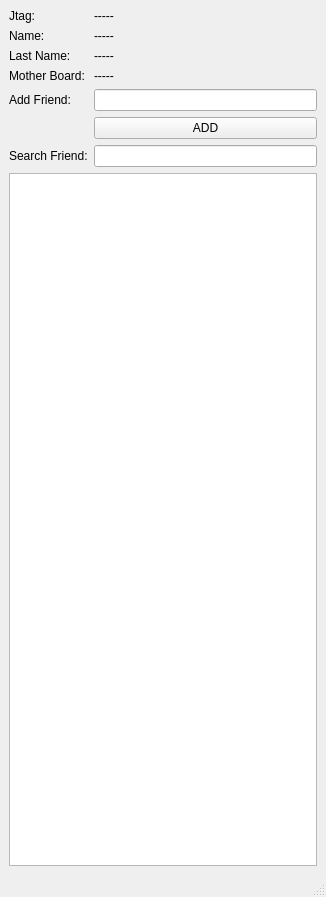
<?xml version="1.0" encoding="UTF-8"?>
<ui version="4.0">
 <class>mainWindow</class>
 <widget class="QMainWindow" name="mainWindow">
  <property name="geometry">
   <rect>
    <x>0</x>
    <y>0</y>
    <width>326</width>
    <height>897</height>
   </rect>
  </property>
  <property name="windowTitle">
   <string>JBM</string>
  </property>
  <property name="windowIcon">
   <iconset>
    <normaloff>../icon/Jicon.png</normaloff>../icon/Jicon.png</iconset>
  </property>
  <widget class="QWidget" name="centralwidget">
   <layout class="QHBoxLayout" name="horizontalLayout">
    <item>
     <layout class="QGridLayout" name="userDetails_grid">
      <item row="10" column="1" colspan="2">
       <widget class="QListView" name="listView"/>
      </item>
      <item row="3" column="1">
       <widget class="QLabel" name="motherBoard_label">
        <property name="text">
         <string>Mother Board:</string>
        </property>
       </widget>
      </item>
      <item row="2" column="2">
       <widget class="QLabel" name="lastName_text">
        <property name="text">
         <string>-----</string>
        </property>
       </widget>
      </item>
      <item row="3" column="2">
       <widget class="QLabel" name="motherBoard_text">
        <property name="text">
         <string>-----</string>
        </property>
       </widget>
      </item>
      <item row="1" column="1">
       <widget class="QLabel" name="name_label">
        <property name="text">
         <string>Name:</string>
        </property>
       </widget>
      </item>
      <item row="0" column="1">
       <widget class="QLabel" name="Jtag_label">
        <property name="text">
         <string>Jtag:</string>
        </property>
       </widget>
      </item>
      <item row="5" column="2">
       <widget class="QLineEdit" name="addFriend_text">
        <property name="text">
         <string/>
        </property>
       </widget>
      </item>
      <item row="9" column="1">
       <widget class="QLabel" name="searchFriend_label">
        <property name="text">
         <string>Search Friend:</string>
        </property>
       </widget>
      </item>
      <item row="0" column="2">
       <widget class="QLabel" name="Jtag_text">
        <property name="text">
         <string>-----</string>
        </property>
       </widget>
      </item>
      <item row="9" column="2">
       <widget class="QLineEdit" name="lineEdit"/>
      </item>
      <item row="5" column="1">
       <widget class="QLabel" name="addFriend_label">
        <property name="text">
         <string>Add Friend:</string>
        </property>
       </widget>
      </item>
      <item row="1" column="2">
       <widget class="QLabel" name="name_text">
        <property name="text">
         <string>-----</string>
        </property>
       </widget>
      </item>
      <item row="2" column="1">
       <widget class="QLabel" name="lastName_label">
        <property name="text">
         <string>Last Name:</string>
        </property>
       </widget>
      </item>
      <item row="6" column="2">
       <widget class="QPushButton" name="addFriend_button">
        <property name="text">
         <string>ADD</string>
        </property>
       </widget>
      </item>
     </layout>
    </item>
   </layout>
  </widget>
  <widget class="QMenuBar" name="menubar">
   <property name="geometry">
    <rect>
     <x>0</x>
     <y>0</y>
     <width>326</width>
     <height>22</height>
    </rect>
   </property>
  </widget>
  <widget class="QStatusBar" name="statusbar"/>
 </widget>
 <resources/>
 <connections/>
</ui>
